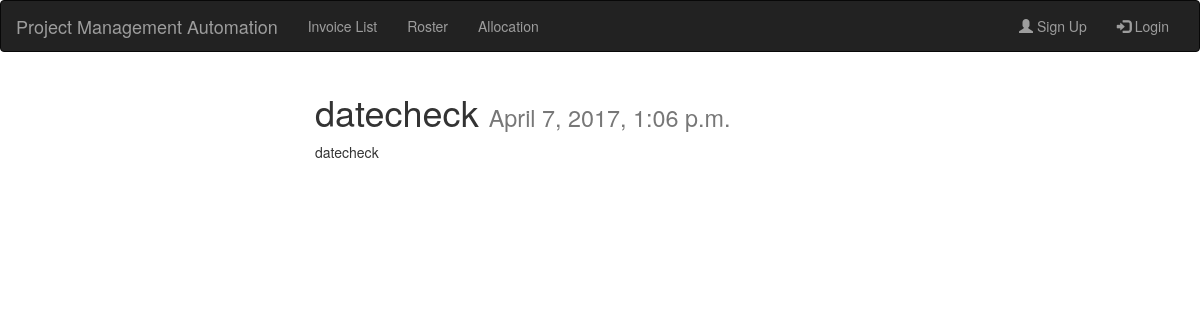
Screenshot of /posts/56/ with the database file from the repository.
### posts/models.py (models this page shows, shortened)
class Post(models.Model):
    title = models.CharField(max_length=120)
    image=models.FileField(null=True)
    content = models.TextField()
    updated = models.DateTimeField(auto_now=True, auto_now_add=False)
    timestamp = models.DateTimeField(auto_now=False, auto_now_add=True)
    active = models.NullBooleanField()
    bu_field = models.CharField(max_length=10,null=True)
    invoice_name = models.CharField(max_length=500,null=True)
    sow_name = models.CharField(max_length=500,null=True)
    probability = models.IntegerField(null=True)
    sow_type = models.CharField(max_length=50,null=True)
    sow_start_date = models.DateField(null=True)
    sow_end_date = models.DateField(null=True)
    project_id = models.CharField(max_length=500,null=True)
    project_manager = models.CharField(max_length=500, null=True)
    po_number = models.IntegerField(null=True)
    sow_value = models.DecimalField(max_digits=8, decimal_places=2,null=True)
    current_month = models.CharField(max_length=20,null=True)
    current_year = models.CharField(max_length=5,null=True)
    month_value = models.DecimalField(max_digits=8, decimal_places=2,null=True)
    q1_value = models.IntegerField(null=True)
    q2_value = models.IntegerField(null=True)
    q3_value = models.IntegerField(null=True)
    q4_value = models.IntegerField(null=True)
    total_value_of_year = models.IntegerField(null=True)
    probability_month_value = models.IntegerField(null=True)
    class Meta:
        ordering = ["-timestamp", "-updated"]

### posts/views.py (the view)
# urls.py: url(r'^(?P<id>\d+)/$', post_detail, name='detail'),
def post_detail(request, id=None):
    instance = get_object_or_404(Post, id=id)
    context = {
        "title": instance.title,
        "instance": instance,
        "bu_field": instance.bu_field,
    }
    return render(request, "post_detail.html", context)

### templates/post_detail.html (shortened to what this page needs)
{% extends "base.html" %}
{% block content %}
<div class='col-sm-6 col-sm-offset-3'>
<h1>{{ title }} <small>{{ instance.timestamp }}</small></h1>
{{ instance.content|linebreaks }}<br/>
</div>
{% endblock content %}

### rows the page displays
Post: title "datecheck", timestamp "April 7, 2017, 1:06 p.m.", content "datecheck"
